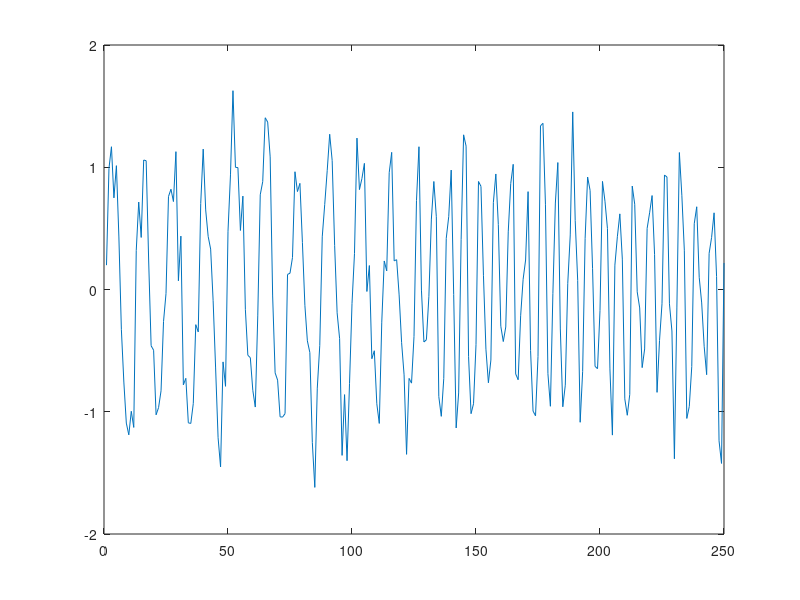

MATLAB code to generate this figure: (Note: this script raises an error after producing the figure.)
% Generate sine wave data

f1=10; 
f2=20; 
ns=125; 
noise=0.3; 
t=[1/ns:1/ns:1];
x=[sin(2*pi*f1*t)+noise*randn(size(t)) sin(2*pi*f2*t)+noise*randn(size(t))]; 
plot(x);

hmm.data.Xtrain=x(:); hmm.data.Xtest=x(:); hmm.data.T=length(x);


% Specify HMM-AR model
hmm.K=2; 
hmm.P=init_trans(hmm.K, 1, ns); 
hmm.obsmodel='AR';

p=8;

% Initialise AR models using Penny and Roberts method
%hmm = init_ar (x,ns,p,hmm,[],[],0.1,0);
hmm = init_ar (x,ns,p,hmm,[],[],[],0);

% Initialise AR models using `random method' 
%for k=1:hmm.K,
%  hmm.state(k).p=p;
%  hmm.state(k).a=rand(p,1);
%  hmm.state(k).v=0.1; 
%end


% Update observation model hmm.train.obsupdate=ones(1,hmm.K);
hmm.train.tol=0.01; 
hmm.train.init=1; 

% Train using EM
hmm=hmmtrain(hmm.data.Xtrain,hmm.data.T,hmm);

% Viterbi decoding
[block,LL]=hmmdecode(hmm.data.Xtrain,hmm.data.T,hmm);

hold on
plot(block.gamma(:,1),'r');  % single state decoding
plot(block.q_star,'k'); % viterbi decoding

disp('Black = viterbi state decoding');
disp('Red = instantaneous proby of state 1');

% Plot associated spectra
figure
for k=1:hmm.K,
  [p,f] = ar_spec (hmm.state(k).a,hmm.state(k).v,ns);
  subplot(hmm.K,1,k);
  plot(f,p);
end



